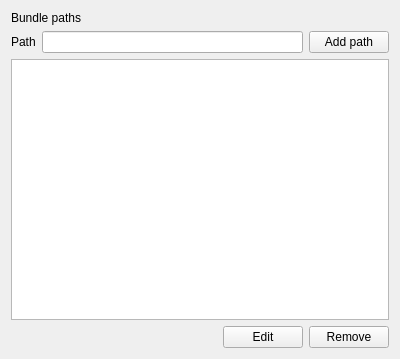
<?xml version="1.0" encoding="UTF-8"?>
<ui version="4.0">
 <class>Bundles</class>
 <widget class="QWidget" name="Bundles">
  <property name="geometry">
   <rect>
    <x>0</x>
    <y>0</y>
    <width>400</width>
    <height>359</height>
   </rect>
  </property>
  <property name="windowTitle">
   <string>Bundle Paths</string>
  </property>
  <property name="windowIcon">
   <iconset resource="../resources.qrc">
    <normaloff>:/icons/actions/shapes.png</normaloff>:/icons/actions/shapes.png</iconset>
  </property>
  <layout class="QVBoxLayout" name="verticalLayout">
   <item>
    <widget class="QLabel" name="label_2">
     <property name="text">
      <string>Bundle paths</string>
     </property>
    </widget>
   </item>
   <item>
    <layout class="QHBoxLayout" name="horizontalLayout_2">
     <item>
      <widget class="QLabel" name="label">
       <property name="text">
        <string>Path</string>
       </property>
      </widget>
     </item>
     <item>
      <widget class="QLineEdit" name="linePath">
       <property name="toolTip">
        <string>Bundles contain syntax definition, commands and snippets,
you can add bundles to this directory but make sure you
include the upper level folder containing the .tmBundle
directory.</string>
       </property>
      </widget>
     </item>
     <item>
      <widget class="QPushButton" name="pushAddPath">
       <property name="text">
        <string>Add path</string>
       </property>
      </widget>
     </item>
    </layout>
   </item>
   <item>
    <widget class="QListWidget" name="listWidget"/>
   </item>
   <item>
    <layout class="QHBoxLayout" name="horizontalLayout">
     <item>
      <spacer name="horizontalSpacer">
       <property name="orientation">
        <enum>Qt::Horizontal</enum>
       </property>
       <property name="sizeHint" stdset="0">
        <size>
         <width>40</width>
         <height>20</height>
        </size>
       </property>
      </spacer>
     </item>
     <item>
      <widget class="QPushButton" name="pushEdit">
       <property name="text">
        <string>Edit</string>
       </property>
      </widget>
     </item>
     <item>
      <widget class="QPushButton" name="pushRemove">
       <property name="text">
        <string>Remove</string>
       </property>
      </widget>
     </item>
    </layout>
   </item>
  </layout>
 </widget>
 <resources>
  <include location="../resources.qrc"/>
 </resources>
 <connections/>
</ui>
